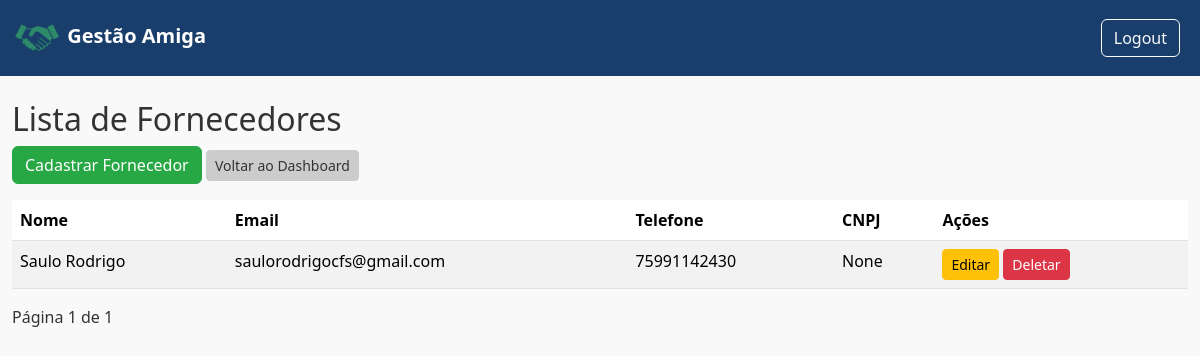
Screenshot of /9/fornecedores/ (signed in) with the database file from the repository.
### gestao/models.py (models this page shows, shortened)
class Fornecedor(models.Model):
    loja = models.ForeignKey(Loja, on_delete=models.CASCADE, related_name="fornecedores")
    nome = models.CharField(max_length=100)
    email = models.EmailField(blank=True, null=True)
    telefone = models.CharField(max_length=20, blank = True, null=True)
    cnpj = models.CharField(max_length=200, blank=True, null=True)
    endereco = models.TextField(blank = True, null=True)

### gestao/views.py (the view)
# urls.py: path('<int:loja_id>/fornecedores/', views.lista_fornecedores, name="lista_fornecedores"),
@login_required
def lista_fornecedores(request, loja_id):
    fornecedores = Fornecedor.objects.filter(loja_id=loja_id).order_by('-id')
    paginator = Paginator(fornecedores, 10)
    page_number = request.GET.get('page')
    page_obj = paginator.get_page(page_number)
    return render(request, 'financeiro/lista_fornecedores.html', {'fornecedores': page_obj, 'loja_id': loja_id, 'page_obj': page_obj} )

### templates/financeiro/lista_fornecedores.html (shortened to what this page needs)
{% extends 'base.html' %}
{% block content %}
<h2>Lista de Fornecedores</h2>
<a href="{% url 'cadastrar_fornecedor' loja_id %}" class="btn btn-primary">Cadastrar Fornecedor</a>
<a href="{% url 'dashboard_loja' loja_id %}" class="btn btn-secondary btn-sm">Voltar ao Dashboard</a>
<div class="table-responsive mt-3">
<table class="table table-striped">
    <thead>
        <tr>
            <th>Nome</th>
            <th>Email</th>
            <th>Telefone</th>
            <th>CNPJ</th>
            <th>Ações</th>
        </tr>
    </thead>
    <tbody>
        {% for fornecedor in page_obj %}
        <tr>
            <td>{{ fornecedor.nome }}</td>
            <td>{{ fornecedor.email }}</td>
            <td>{{ fornecedor.telefone }}</td>
            <td>{{ fornecedor.cnpj }}</td>
            <td>
                <a href="{% url 'editar_fornecedor' loja_id fornecedor.id %}" class="btn btn-warning btn-sm">Editar</a>
                <a href="{% url 'deletar_fornecedor' loja_id fornecedor.id %}" class="btn btn-danger btn-sm">Deletar</a>
            </td>
        </tr>
        {% empty %}
        <tr>
            <td colspan="5">Nenhum fornecedor cadastrado para esta loja.</td>
        </tr>
        {% endfor %}
    </tbody>
</table>
</div>
<div class="pagination">
    <span>Página {{ page_obj.number }} de {{ page_obj.paginator.num_pages }}</span>
</div>
{% endblock %}

### static/css/estilo.css (style rules this page uses)
:root { --cor-fundo: #f9f9f9; --cor-primaria: #1a3e6b; --cor-secundaria: #28a745; --cor-texto: #333333; --cor-borda: #e0e0e0; }
body { background-color: var(--cor-fundo); color: var(--cor-texto); }
.btn-primary { background-color: var(--cor-secundaria); border-color: var(--cor-secundaria); color: white; }
.btn-secondary { background-color: #cccccc; border-color: #cccccc; color: #333333; }
.btn-danger { background-color: #dc3545; border-color: #dc3545; color: #fff; }

### rows the page displays
Fornecedor: nome "Saulo Rodrigo", email "saulorodrigocfs@gmail.com", telefone "75991142430", cnpj "None"

### other values shown
{{ page_obj.number }} "1"
{{ page_obj.paginator.num_pages }} "1"
